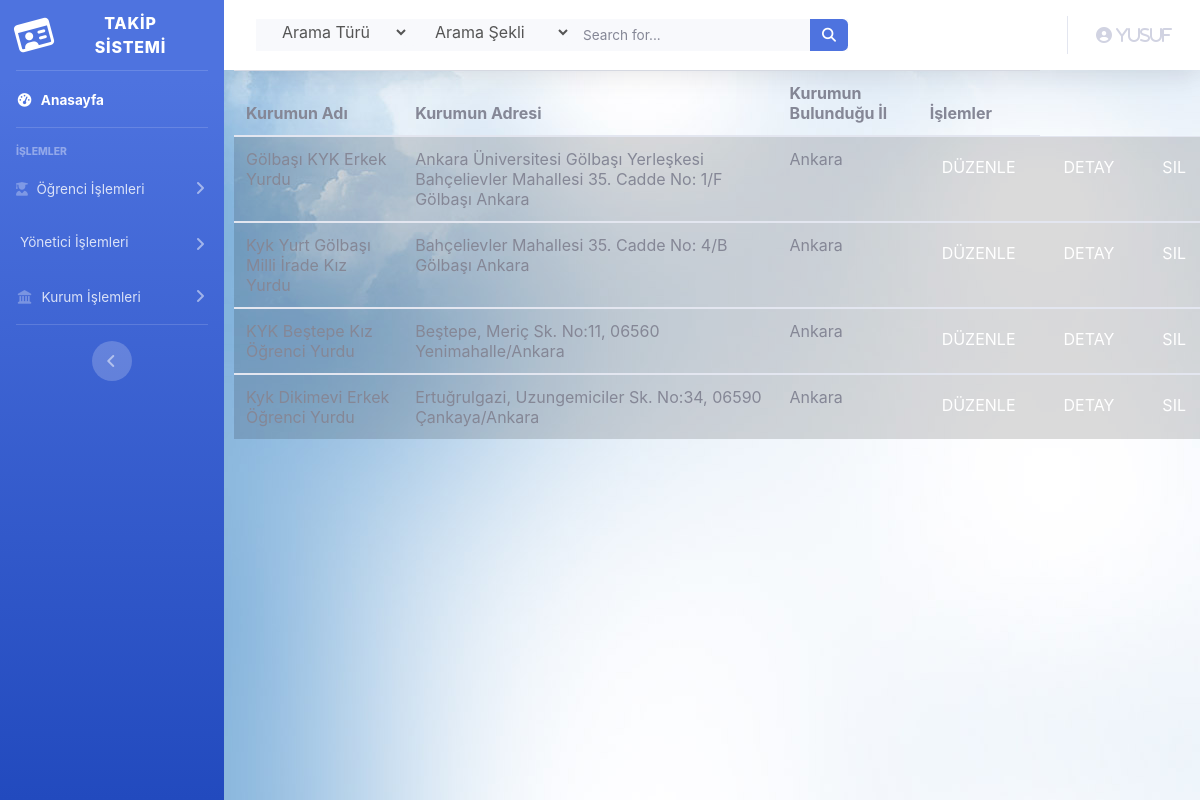
/kurumDetailAdminTüm.php (signed in), run on the app's committed database.
### tables this page shows
CREATE TABLE `institutions` (
  `kurumId` int(11) NOT NULL,
  `kurumAdı` varchar(100) NOT NULL,
  `kurumAdresi` text NOT NULL,
  `kurumİli` varchar(50) NOT NULL
);

### kurumDetailAdminTüm.php (the view, shortened to what this page needs)
<?php
include("layoutAdmin.php")
?>
<table class="table table-hover" style="margin-left:10px;margin-right:20px">
  <thead>
    <tr>
      <th scope="col">Kurumun Adı</th>
      <th scope="col">Kurumun Adresi</th>
      <th scope="col">Kurumun Bulunduğu İl</th>
      <th scope="col">İşlemler</th>
    </tr>
  </thead>
  <?php
           $sorgu=mysqli_query($con,"select * from institutions");
           while($str=mysqli_fetch_array($sorgu)){
             $kurumId=$str['kurumId'];
               $kartId=$str['kurumAdı'];
               $tc=$str['kurumAdresi'];
               $ad=$str['kurumİli'];
          echo "
  <tbody>
    <tr class=table-active>
      <td>$kartId</td>
      <td>$tc</td>
      <td>$ad</td>
      <td><a class=btn brn-primary href=düzenleKurumAdmin.php?kartId=$kurumId role=button>Düzenle</a></td>
      <td><a class=btn brn-primary href=kurumDetailAdmin.php?kartId=$kurumId role=button>Detay</a></td>
      <td><a class=btn brn-primary role=button href=# data-toggle=modal data-target=#logoutModal1 >Sil</a></td>
    </tr>
  </tbody>
  ";}
  ?>
</table>
<?php
include("layoutFooterAdmin.php")
?>

### layoutAdmin.php (shortened to what this page needs)
<html lang="en">
<?php
include("db.php");
?>
<head>
  <link href="vendor/fontawesome-free/css/all.min.css" rel="stylesheet" type="text/css">
  <link href="css/sb-admin-2.min.css" rel="stylesheet">
  <link rel="stylesheet" type="text/css" href="fonts/Linearicons-Free-v1.0.0/icon-font.min.css">
  <link href="css/ekle.css" rel="stylesheet" media="all">
     <link href="vendor/ekle/mdi-font/css/material-design-iconic-font.min.css" rel="stylesheet" media="all">
    <link href="vendor/ekle/font-awesome-4.7/css/font-awesome.min.css" rel="stylesheet" media="all">
    <link href="vendor/ekle/select2/select2.min.css" rel="stylesheet" media="all">
    <link href="vendor/ekle/datepicker/daterangepicker.css" rel="stylesheet" media="all">
</head>
<body id="page-top">
  <div id="wrapper">
    <ul class="navbar-nav bg-gradient-primary sidebar sidebar-dark accordion" id="accordionSidebar">
      <a class="sidebar-brand d-flex align-items-center justify-content-center" href="anasayfaAdmin.php">
        <div class="sidebar-brand-icon rotate-n-15">
          <i class="far fa-id-card"></i>
        </div>
        <div class="sidebar-brand-text mx-3">TAKİP SİSTEMİ
        </div>
      </a>
      <hr class="sidebar-divider my-0">
      <li class="nav-item active">
        <a class="nav-link" href="anasayfaAdmin.php">
          <i class="fas fa-fw fa-tachometer-alt"></i>
          <span>Anasayfa</span></a>
      </li>
      <hr class="sidebar-divider">
      <div class="sidebar-heading">
        İşlemler
      </div>
      <li class="nav-item">
        <a class="nav-link collapsed" href="#" data-toggle="collapse" data-target="#collapseTwo" aria-expanded="true" aria-controls="collapseTwo">
          <i class="fas fa-user-graduate"></i>
          <span>Öğrenci İşlemleri</span>
        </a>
      </li>
      <li class="nav-item">
        <a class="nav-link collapsed" href="#" data-toggle="collapse" data-target="#collapseUtilities" aria-expanded="true" aria-controls="collapseUtilities">
          <span>Yönetici İşlemleri</span>
        </a>
      </li>
      <li class="nav-item">
        <a class="nav-link collapsed" href="#" data-toggle="collapse" data-target="#collapsePages" aria-expanded="true" aria-controls="collapsePages">
          <i class="fas fa-fw fa-landmark"></i>
          <span>Kurum İşlemleri</span>
        </a>
      </li>
      <hr class="sidebar-divider d-none d-md-block">
      <div class="text-center d-none d-md-inline">
        <button class="rounded-circle border-0" id="sidebarToggle"></button>
      </div>
    </ul>
    <div id="content-wrapper" class="d-flex flex-column">
      <div id="content">
        <nav class="navbar navbar-expand navbar-light bg-white topbar  static-top shadow">
          <form class="d-none d-sm-inline-block form-inline mr-auto ml-md-3 my-2 my-md-0 mw-100 navbar-search" method="POST" action="anasayfaAdmin.php">
            <div class="input-group bg-light border-0 small" >
            <select name="tablo" class="bg-light border-0 medium input--style-5">
                <option value="0">Arama Türü</option>
              </select>
              <select name="islem" class="bg-light border-0 medium input--style-5">
                <option value="0">Arama Şekli</option>
              </select>
                <input type="text" class="form-control bg-light border-0 medium " placeholder="Search for..." aria-label="Search" aria-describedby="basic-addon2" name="search">
                <div class="input-group-append">
                  <button class="btn btn-primary" type="submit" name="gönder">
                    <i class="fas fa-search fa-sm"></i>
                  </button>
                </div>
            </div>
          </form>
          <ul class="navbar-nav ml-auto">
            <li class="nav-item dropdown no-arrow">
              <a class="nav-link dropdown-toggle" href="#" id="userDropdown" role="button" data-toggle="dropdown" aria-haspopup="true" aria-expanded="false">
                <i class="fas fa-user-circle fa-user-cog">
                  <?php
                  $index2id = $_SESSION['adminId'];
                  $sorgu = mysqli_query($con, "Select * from admins where id='$index2id'");
                  $str = mysqli_fetch_array($sorgu);
                  if ($str != null)
                      echo $str['Ad'];
                  ?>
                </i>
              </a>
            </li>
          </ul>
        </nav>

### css/ekle.css (style rules this page uses)
html { -webkit-box-sizing: border-box; -moz-box-sizing: border-box; box-sizing: border-box; }
* { padding: 0; margin: 0; }
*, *:before, *:after { -webkit-box-sizing: inherit; -moz-box-sizing: inherit; box-sizing: inherit; }
body, h1, h2, h3, h4, h5, h6, blockquote, p, pre, dl, dd, ol, ul, figure, hr, fieldset, legend { margin: 0; padding: 0; }
button { outline: none; background: none; border: none; }
body { font-family: "Open Sans", "Arial", "Helvetica Neue", sans-serif; font-weight: 400; font-size: 14px; }
.btn { display: inline-block; line-height: 50px; -webkit-transition: all 0.4s ease; -o-transition: all 0.4s ease; -moz-transition: all 0.4s ease; transition: all 0.4s ease; cursor: pointer; font-size: 15px; text-transform: uppercase; font-weight: 700; color: #fff; font-family: inherit; }
input { outline: none; margin: 0; border: none; -webkit-box-shadow: none; -moz-box-shadow: none; box-shadow: none; width: 100%; font-size: 14px; font-family: inherit; }
.input--style-5 { background: #e5e5e5; line-height: 50px; -webkit-border-radius: 5px; -moz-border-radius: 5px; border-radius: 5px; padding: 0 22px; font-size: 16px; color: #555; margin-bottom: 5px; }
.input-group { position: relative; margin: 0; }

### data on the page
institutions: kurumAdı "Gölbaşı KYK Erkek Yurdu", kurumAdresi "Ankara Üniversitesi Gölbaşı Yerleşkesi Bahçelievler Mahallesi 35. Cadde No: 1/F Gölbaşı Ankara", kurumİli "Ankara"
institutions: kurumAdı "Kyk Yurt Gölbaşı Milli İrade Kız Yurdu", kurumAdresi "Bahçelievler Mahallesi 35. Cadde No: 4/B Gölbaşı Ankara", kurumİli "Ankara"
institutions: kurumAdı "KYK Beştepe Kız Öğrenci Yurdu", kurumAdresi "Beştepe, Meriç Sk. No:11, 06560 Yenimahalle/Ankara", kurumİli "Ankara"
institutions: kurumAdı "Kyk Dikimevi Erkek Öğrenci Yurdu", kurumAdresi "Ertuğrulgazi, Uzungemiciler Sk. No:34, 06590 Çankaya/Ankara", kurumİli "Ankara"

### other printed values
$str['Ad'] "Yusuf"
